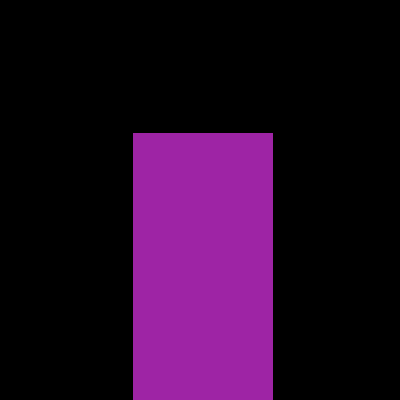
Frame 1 (no input)
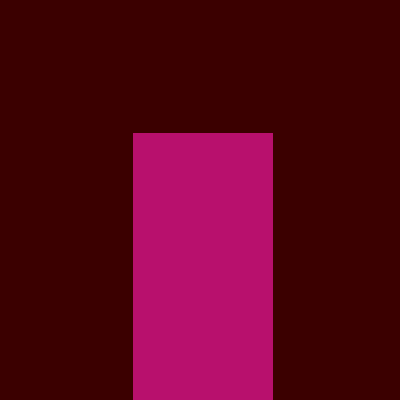
Frame 60 (the mouse pressed at the canvas centre just before this capture)
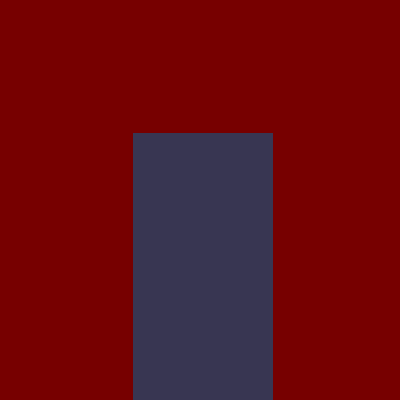
Frame 120 (the mouse held since frame 60 and released just before this capture)

The Processing sketch that drew these frames (run headless with seeded random() and noise(); from frame 60 on, the mouse is pressed at the canvas centre):

// Processing sketch: Valdes_Maria_2
// ── Valdes_Maria_2.pde
float r = 0;
float g = 0;
float b = 0;


void setup() {
 size(400,400);
  background(r,g,b);
  noStroke();
}

void draw() {
  background(r,g,b);
  r = r+1;
  print(r);
  print(", ");
  print(g);
  print(", ");
  println(b);
  
  if(r > 240){
    g = g+1;
  }
  
  if( g > 240) {
    b = b+1;
  }


  fill(random(245), random(139), random(174));  
  rect(width/3, height/3, 140,1200);
  
}
